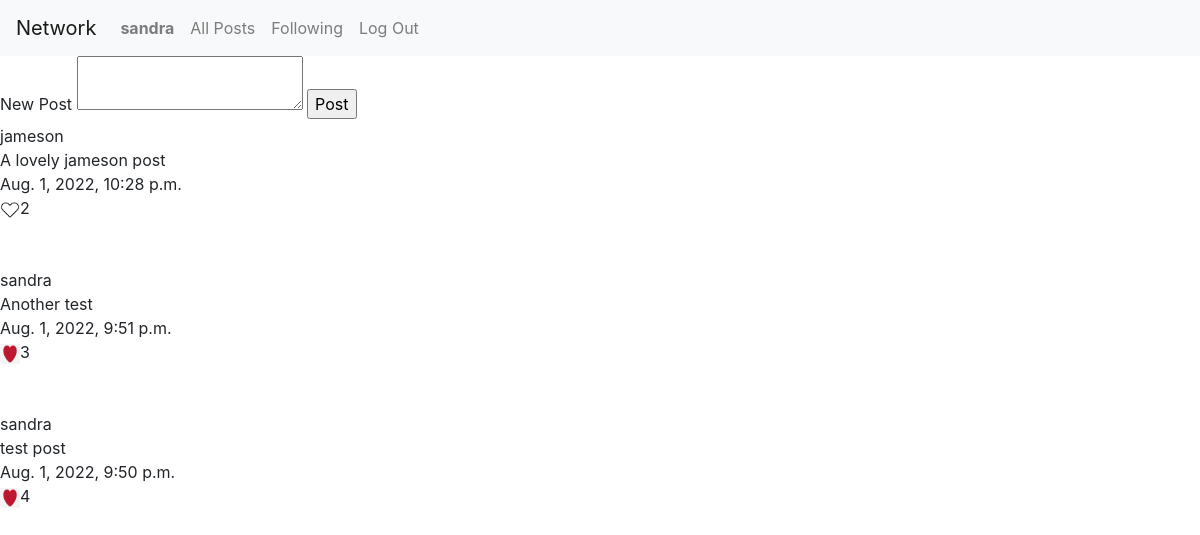
Screenshot of / (signed in) with the database file from the repository.
### network/models.py (models this page shows)
class User(AbstractUser):
    pass

class Post(models.Model):
    post = models.CharField(max_length=255, blank=False, editable=True)
    user = models.ForeignKey(User, related_name="posted_by", on_delete=models.CASCADE)
    timestamp = models.DateTimeField(auto_now=True, null=False)

### network/views.py (the view)
# urls.py: path("", views.index, name="index"),
def index(request):
    posts = Post.objects.all().order_by("-timestamp")
    print(f"The user is {request.user}")
    user_likes = None
    if request.user.is_authenticated :
        likes = Like.objects.filter(user=request.user)
        user_likes = [like.post.id for like in likes]
    print(f"The user likes {user_likes}")
    return render(request, "network/index.html",{
        "posts": posts,
        "user_likes": user_likes
    })

### network/templates/network/index.html (shortened to what this page needs)
{% extends "network/layout.html" %}
{% load static %}
{% block body %}
    {% if user.is_authenticated %}
        <div>
            <form method="post" action="{% url 'post' %}">
                <Label for="post">New Post</Label>
                <textarea id="post" name="post"></textarea>
                <input type="submit" value="Post" />
            </form>
        </div>
    {% endif %}
    {% for post in posts %}
        <div>
            {{post.user}}<br/>
            {{post.post}}<br/>
            {{post.timestamp}}<br/>
            {% if not user.is_authenticated or not post.id in user_likes %}
                <img src="{% static 'network/img/translike.png' %}" data-postid="{{post.id}}" width="20px" height="20px" class="btn_like"  /><span class="likes">{{post.likes.count}}</span><br/><br/><br/>
            {% else %}
                <img src="{% static 'network/img/red.png' %}" data-postid="{{post.id}}" width="20px" height="20px" class="btn_like" /><span class="likes">{{post.likes.count}}</span><br/><br/><br/>
            {% endif %}
        </div>
    {% endfor %}
{% endblock %}

### network/templates/network/layout.html (shortened to what this page needs)
{% load static %}
<!DOCTYPE html>
<html lang="en">
    <head>
        <link rel="stylesheet" href="https://stackpath.bootstrapcdn.com/bootstrap/4.4.1/css/bootstrap.min.css">
        <link href="{% static 'network/styles.css' %}" rel="stylesheet">
    </head>
    <body>
        <nav class="navbar navbar-expand-lg navbar-light bg-light">
            <a class="navbar-brand" href="#">Network</a>
            <div>
              <ul class="navbar-nav mr-auto">
                {% if user.is_authenticated %}
                    <li class="nav-item">
                        <a class="nav-link" href="#"><strong>{{ user.username }}</strong></a>
                    </li>
                {% endif %}
                <li class="nav-item">
                  <a class="nav-link" href="{% url 'index' %}">All Posts</a>
                </li>
                {% if user.is_authenticated %}
                    <li class="nav-item">
                        <a class="nav-link" href="#">Following</a>
                    </li>
                    <li class="nav-item">
                        <a class="nav-link" href="{% url 'logout' %}">Log Out</a>
                    </li>
                {% endif %}
              </ul>
            </div>
          </nav>
        <div class="body">
            {% block body %}
            {% endblock %}
        </div>
    </body>
</html>

### rows the page displays
User: username "sandra"
Post: user "jameson", post "A lovely jameson post", timestamp "Aug. 1, 2022, 10:28 p.m.", likes.count "2"
Post: user "sandra", post "Another test", timestamp "Aug. 1, 2022, 9:51 p.m.", likes.count "3"
Post: user "sandra", post "test post", timestamp "Aug. 1, 2022, 9:50 p.m.", likes.count "4"
